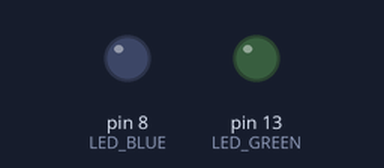
Recording of a program running on a simulated Arduino Uno, built with avr-gcc and run on an emulated ATmega328P. Parts: output pins drawn as LEDs (lit = HIGH).

Above: at 0.5 s.
At 4.62 s:
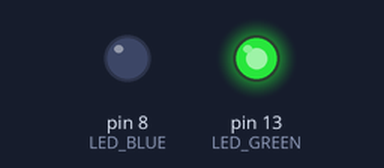
Timing chart, 0 to 5.2 s (numbered marks = the images above):
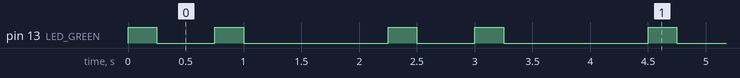

Measured:
- by itself, pin 13 (LED_GREEN): repeats every 2.3 s: LOW 0.50 s, HIGH 0.25 s, LOW 1.3 s, HIGH 0.25 s
- by itself, everything shown: repeats every 2.3 s, in 4 steps

The program:

main.cpp
```cpp
// (licence header left out)
/* Defines -----------------------------------------------------------*/
#define LED_GREEN PB5   // PB5 is AVR pin where green on-board LED
#define LED_BLUE PB0
                        // is connected
#define SHORT_DELAY 250 // Delay in milliseconds
#ifndef F_CPU
# define F_CPU 16000000 // CPU frequency in Hz required for delay funcs
#endif

/* Includes ----------------------------------------------------------*/
#include <avr/io.h>     // AVR device-specific IO definitions
#include <util/delay.h> // Functions for busy-wait delay loops


// -----
// This part is needed to use Arduino functions but also physical pin
// names. We are using Arduino-style just to simplify the first lab.
#include "Arduino.h"
#define PB5 13          // In Arduino world, PB5 is called "13"
#define PB0 8
// -----


/* Function definitions ----------------------------------------------*/
/**********************************************************************
 * Function: Main function where the program execution begins
 * Purpose:  Toggle one LED and use delay library.
 * Returns:  none
 **********************************************************************/
int main(void)
{
    uint8_t led_value = LOW;  // Local variable to keep LED status

    // Set pin where on-board LED is connected as output
    pinMode(LED_GREEN, OUTPUT);
    pinMode(LED_BLUE, OUTPUT);

    // Infinite loop
    while (1)
    {
        // Change LED value
        if (led_value == LOW)
            led_value = HIGH;
        else
            led_value = LOW;


        led_value = HIGH;
        digitalWrite(LED_GREEN, led_value);
        _delay_ms(250);
        led_value = LOW;
        digitalWrite(LED_GREEN, led_value);
        _delay_ms(500);
        led_value = HIGH;
        digitalWrite(LED_GREEN, led_value);
        _delay_ms(250);
        led_value = LOW;
        digitalWrite(LED_GREEN, led_value);
        _delay_ms(1000);


        // Pause several milliseconds
        _delay_ms(SHORT_DELAY);
        // Turn ON/OFF on-board LED
        digitalWrite(LED_GREEN, led_value);
        digitalWrite(LED_BLUE, led_value);
    }

    // Will never reach this
    return 0;
}
```
